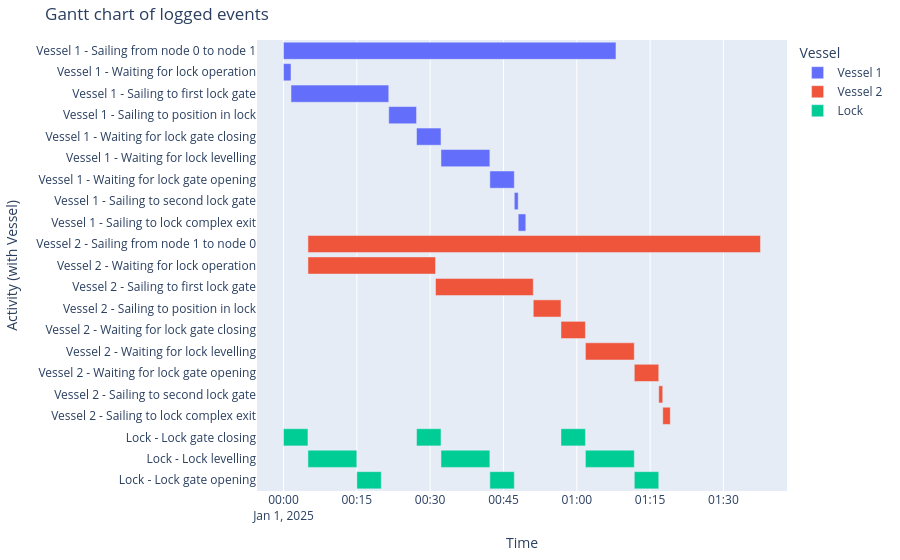

Notebook code for this chart:
### Markdown cell above
##### Event chart
As does the event chart

### Code cell
df_eventtable = logbook2eventtable([vessel_1, vessel_2, lock_chamber])
generate_vessel_gantt_chart(df_eventtable)

### Figure 1 — Plotly figure (JSON) as saved in the notebook; plotly's stock layout.template omitted (floating-point values rounded to 4 significant figures)
{"data": [{"base": ["2025-01-01T00:00:00.000000", "2025-01-01T00:00:00.000000", "2025-01-01T00:01:32.000000", "2025-01-01T00:21:32.000000", "2025-01-01T00:27:13.000000", "2025-01-01T00:32:13.000000", "2025-01-01T00:42:13.000000", "2025-01-01T00:47:13.000000", "2025-01-01T00:48:01.000000"], "hovertemplate": "object name=Vessel 1<br>start time=%{base}<br>stop time=%{x}<br>activity label=%{y}<extra></extra>", "legendgroup": "Vessel 1", "marker": {"color": "#636efa", "pattern": {"shape": ""}}, "name": "Vessel 1", "orientation": "h", "showlegend": true, "textposition": "auto", "type": "bar", "x": [4081000, 92000, 1200000, 341000, 300000, 600000, 300000, 48000, 93000], "xaxis": "x", "y": ["Vessel 1 - Sailing from node 0 to node 1", "Vessel 1 - Waiting for lock operation", "Vessel 1 - Sailing to first lock gate", "Vessel 1 - Sailing to position in lock", "Vessel 1 - Waiting for lock gate closing", "Vessel 1 - Waiting for lock levelling", "Vessel 1 - Waiting for lock gate opening", "Vessel 1 - Sailing to second lock gate", "Vessel 1 - Sailing to lock complex exit"], "yaxis": "y"}, {"base": ["2025-01-01T00:05:00.000000", "2025-01-01T00:05:00.000000", "2025-01-01T00:31:06.000000", "2025-01-01T00:51:06.000000", "2025-01-01T00:56:46.000000", "2025-01-01T01:01:46.000000", "2025-01-01T01:11:46.000000", "2025-01-01T01:16:46.000000", "2025-01-01T01:17:35.000000"], "hovertemplate": "object name=Vessel 2<br>start time=%{base}<br>stop time=%{x}<br>activity label=%{y}<extra></extra>", "legendgroup": "Vessel 2", "marker": {"color": "#EF553B", "pattern": {"shape": ""}}, "name": "Vessel 2", "orientation": "h", "showlegend": true, "textposition": "auto", "type": "bar", "x": [5555000, 1566000, 1200000, 340000, 300000, 600000, 300000, 49000, 93000], "xaxis": "x", "y": ["Vessel 2 - Sailing from node 1 to node 0", "Vessel 2 - Waiting for lock operation", "Vessel 2 - Sailing to first lock gate", "Vessel 2 - Sailing to position in lock", "Vessel 2 - Waiting for lock gate closing", "Vessel 2 - Waiting for lock levelling", "Vessel 2 - Waiting for lock gate opening", "Vessel 2 - Sailing to second lock gate", "Vessel 2 - Sailing to lock complex exit"], "yaxis": "y"}, {"base": ["2025-01-01T00:00:00.000000", "2025-01-01T00:05:00.000000", "2025-01-01T00:15:00.000000", "2025-01-01T00:27:13.000000", "2025-01-01T00:32:13.000000", "2025-01-01T00:42:13.000000", "2025-01-01T00:56:46.000000", "2025-01-01T01:01:46.000000", "2025-01-01T01:11:46.000000"], "hovertemplate": "object name=Lock<br>start time=%{base}<br>stop time=%{x}<br>activity label=%{y}<extra></extra>", "legendgroup": "Lock", "marker": {"color": "#00cc96", "pattern": {"shape": ""}}, "name": "Lock", "orientation": "h", "showlegend": true, "textposition": "auto", "type": "bar", "x": [300000, 600000, 300000, 300000, 600000, 300000, 300000, 600000, 300000], "xaxis": "x", "y": ["Lock - Lock gate closing", "Lock - Lock levelling", "Lock - Lock gate opening", "Lock - Lock gate closing", "Lock - Lock levelling", "Lock - Lock gate opening", "Lock - Lock gate closing", "Lock - Lock levelling", "Lock - Lock gate opening"], "yaxis": "y"}], "layout": {"barmode": "overlay", "legend": {"title": {"text": "Vessel"}, "tracegroupgap": 0}, "margin": {"b": 20, "l": 20, "r": 20, "t": 40}, "title": {"text": "Gantt chart of logged events"}, "xaxis": {"anchor": "y", "domain": [0, 1], "title": {"text": "Time"}, "type": "date"}, "yaxis": {"anchor": "x", "autorange": "reversed", "domain": [0, 1], "title": {"text": "Activity (with Vessel)"}}}}
